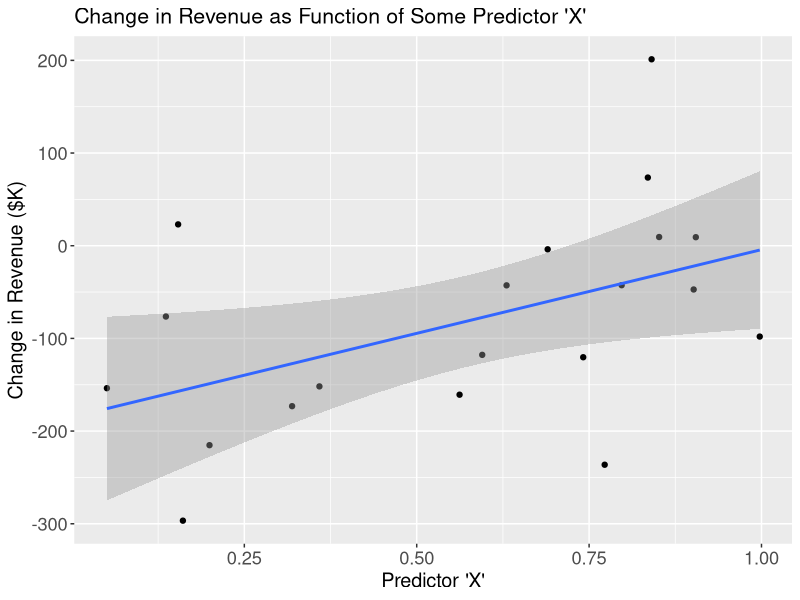

Recreate this plot in R.
#This script creates a scatter plot of dummy data along with the linear fit and confidence region.
library(ggplot2)

dat <- data.frame(xvar = runif(20), yvar = 1:20 + rnorm(20, -100,sd=100))
dat <- dat[order(dat$xvar),]

ggplot(dat, aes(x=xvar, y=yvar)) +
  geom_point() +   # Use hollow circles
  geom_smooth(method=lm) + # Add linear regression line (by default includes 95% confidence region)
  labs(title="Change in Revenue as Function of Some Predictor 'X'", x="Predictor 'X'", y="Change in Revenue ($K)") +
  theme(plot.title=element_text(size=rel(1.4)), axis.title=element_text(size=rel(1.3)), axis.text = element_text(size=rel(1.2)))

model = lm(yvar ~ xvar, dat)
model
new = data.frame(xvar=runif(20))
new = new[order(new$xvar),, drop=F]

preds = cbind(new, predict(model, interval = "confidence"))
preds = cbind(new, predict(model, newdata=new, interval = "prediction"))
row.names(preds) = NULL

preds$range = preds$upr - preds$lwr
preds[order(preds$range, decreasing=TRUE),]
